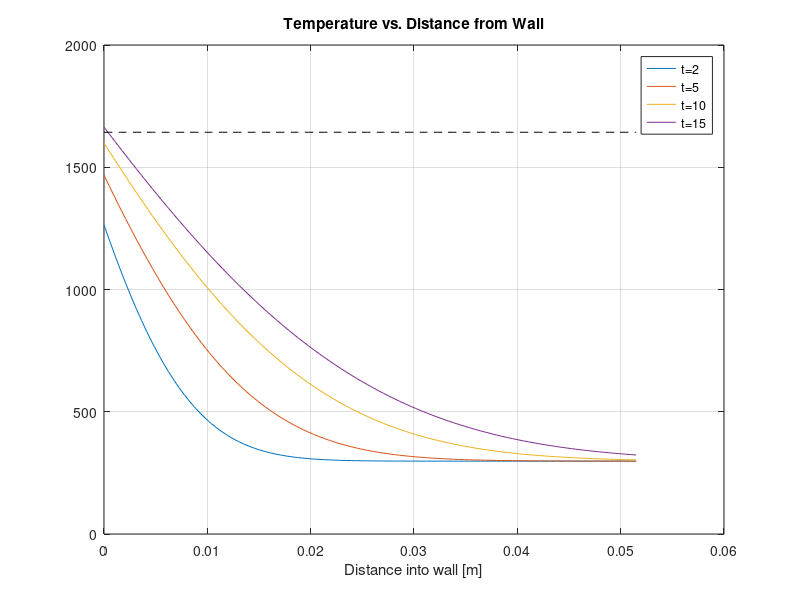

Write MATLAB code to recreate this figure.
%% Problem 6.7 in textbook

% Given
h = 10000; % W/Km**2
k = 60.5;  % W/Km
alpha = 17.7e-6; % m**2/s
Pc = 300; % psi (2.068e6 N/m**2)
% oxidizer = 85% aqueous H2O2
% fuel = HTPB
OF = 7;

t = [2,5,10,15];
xDist = (2.5625- 0.535)/39.37; % m - units?
x = linspace(0,xDist,100); % range of x values we are interested in

Ti = 298; % K - initial wall temperature
Tinf = 2000; % K - hot gas temperature - find using cequel???

% Equation
% iterate over x, plug in t values that we want for plot purposes
for i=1:100
    for j = 1:4
        T(i,j) = Ti + (Tinf - Ti)*(erfc(x(i)/(2*sqrt(alpha*t(j)))) - exp((h*x(i)/k) + (h^2*alpha*t(j))/(k^2)).*erfc((x(i)/(2*sqrt(alpha*t(j))))+(h*sqrt(alpha*t(j))/k)));
    end
end

figure(1)
plot(x,T)
hold on
% Plot steel melting temperature
plot(x,ones(1,length(x))*1643.15,'k--')
grid on
legend('t=2','t=5','t=10','t=15')
title('Temperature vs. Distance from Wall')
xlabel('Distance into wall [m]')